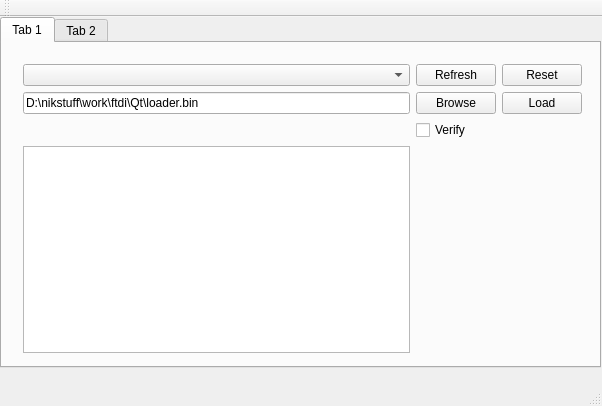
<?xml version="1.0" encoding="UTF-8"?>
<ui version="4.0">
 <class>MainWindow</class>
 <widget class="QMainWindow" name="MainWindow">
  <property name="geometry">
   <rect>
    <x>0</x>
    <y>0</y>
    <width>602</width>
    <height>406</height>
   </rect>
  </property>
  <property name="windowTitle">
   <string>MainWindow</string>
  </property>
  <widget class="QWidget" name="centralWidget">
   <widget class="QTabWidget" name="tabWidget">
    <property name="geometry">
     <rect>
      <x>0</x>
      <y>0</y>
      <width>601</width>
      <height>351</height>
     </rect>
    </property>
    <property name="currentIndex">
     <number>0</number>
    </property>
    <widget class="QWidget" name="tab">
     <attribute name="title">
      <string>Tab 1</string>
     </attribute>
     <widget class="QWidget" name="gridLayoutWidget_2">
      <property name="geometry">
       <rect>
        <x>10</x>
        <y>10</y>
        <width>581</width>
        <height>311</height>
       </rect>
      </property>
      <layout class="QGridLayout" name="gridLayout_2">
       <item row="0" column="0">
        <widget class="QComboBox" name="cbDevices"/>
       </item>
       <item row="1" column="0">
        <widget class="QLineEdit" name="lnPath">
         <property name="text">
          <string>D:\nikstuff\work\ftdi\Qt\loader.bin</string>
         </property>
        </widget>
       </item>
       <item row="1" column="1">
        <widget class="QPushButton" name="pbBrowse">
         <property name="text">
          <string>Browse</string>
         </property>
        </widget>
       </item>
       <item row="1" column="2">
        <widget class="QPushButton" name="pbLoad">
         <property name="text">
          <string>Load</string>
         </property>
        </widget>
       </item>
       <item row="0" column="1">
        <widget class="QPushButton" name="pbRefresh">
         <property name="text">
          <string>Refresh</string>
         </property>
        </widget>
       </item>
       <item row="2" column="1">
        <widget class="QCheckBox" name="cbVerify">
         <property name="text">
          <string>Verify</string>
         </property>
        </widget>
       </item>
       <item row="3" column="1">
        <spacer name="verticalSpacer_2">
         <property name="orientation">
          <enum>Qt::Vertical</enum>
         </property>
         <property name="sizeHint" stdset="0">
          <size>
           <width>20</width>
           <height>40</height>
          </size>
         </property>
        </spacer>
       </item>
       <item row="0" column="2">
        <widget class="QPushButton" name="pbReset">
         <property name="text">
          <string>Reset</string>
         </property>
        </widget>
       </item>
       <item row="3" column="0">
        <widget class="QTextEdit" name="textEdit_Status">
         <property name="enabled">
          <bool>true</bool>
         </property>
         <property name="readOnly">
          <bool>true</bool>
         </property>
        </widget>
       </item>
      </layout>
     </widget>
    </widget>
    <widget class="QWidget" name="tab_2">
     <attribute name="title">
      <string>Tab 2</string>
     </attribute>
     <widget class="QWidget" name="gridLayoutWidget">
      <property name="geometry">
       <rect>
        <x>0</x>
        <y>0</y>
        <width>591</width>
        <height>311</height>
       </rect>
      </property>
      <layout class="QGridLayout" name="gridLayout">
       <item row="1" column="0">
        <widget class="QPushButton" name="pushButton">
         <property name="sizePolicy">
          <sizepolicy hsizetype="Minimum" vsizetype="Fixed">
           <horstretch>0</horstretch>
           <verstretch>0</verstretch>
          </sizepolicy>
         </property>
         <property name="text">
          <string>PushButton</string>
         </property>
        </widget>
       </item>
       <item row="0" column="0" colspan="2">
        <widget class="QListWidget" name="listWidget">
         <property name="sizePolicy">
          <sizepolicy hsizetype="Expanding" vsizetype="Expanding">
           <horstretch>0</horstretch>
           <verstretch>0</verstretch>
          </sizepolicy>
         </property>
        </widget>
       </item>
       <item row="1" column="1">
        <spacer name="horizontalSpacer">
         <property name="orientation">
          <enum>Qt::Horizontal</enum>
         </property>
         <property name="sizeHint" stdset="0">
          <size>
           <width>40</width>
           <height>20</height>
          </size>
         </property>
        </spacer>
       </item>
      </layout>
     </widget>
    </widget>
   </widget>
  </widget>
  <widget class="QMenuBar" name="menuBar">
   <property name="geometry">
    <rect>
     <x>0</x>
     <y>0</y>
     <width>602</width>
     <height>18</height>
    </rect>
   </property>
  </widget>
  <widget class="QToolBar" name="mainToolBar">
   <attribute name="toolBarArea">
    <enum>TopToolBarArea</enum>
   </attribute>
   <attribute name="toolBarBreak">
    <bool>false</bool>
   </attribute>
  </widget>
  <widget class="QStatusBar" name="statusBar"/>
 </widget>
 <layoutdefault spacing="6" margin="11"/>
 <resources/>
 <connections/>
</ui>
